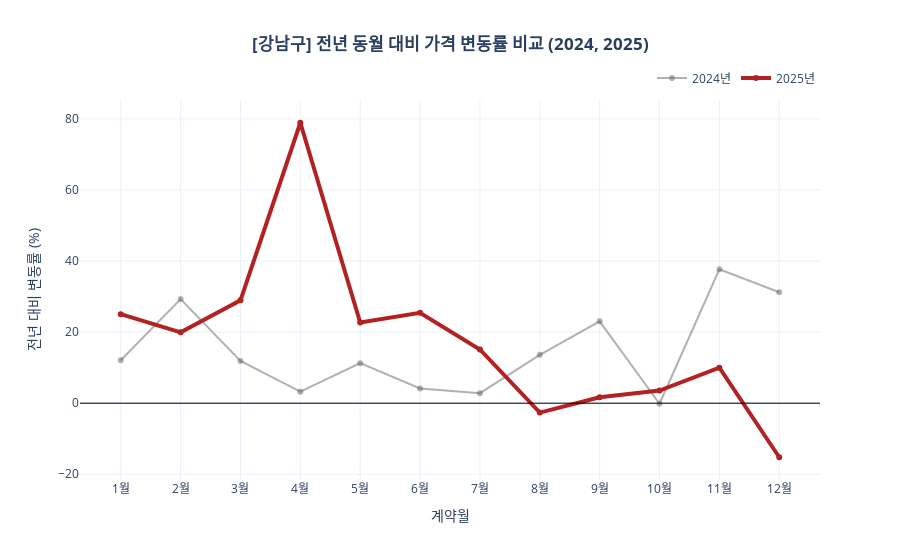
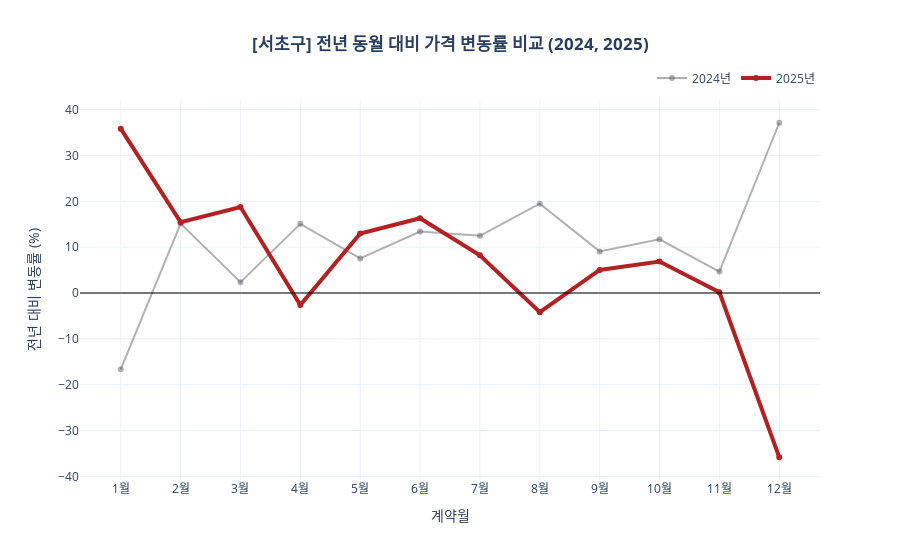
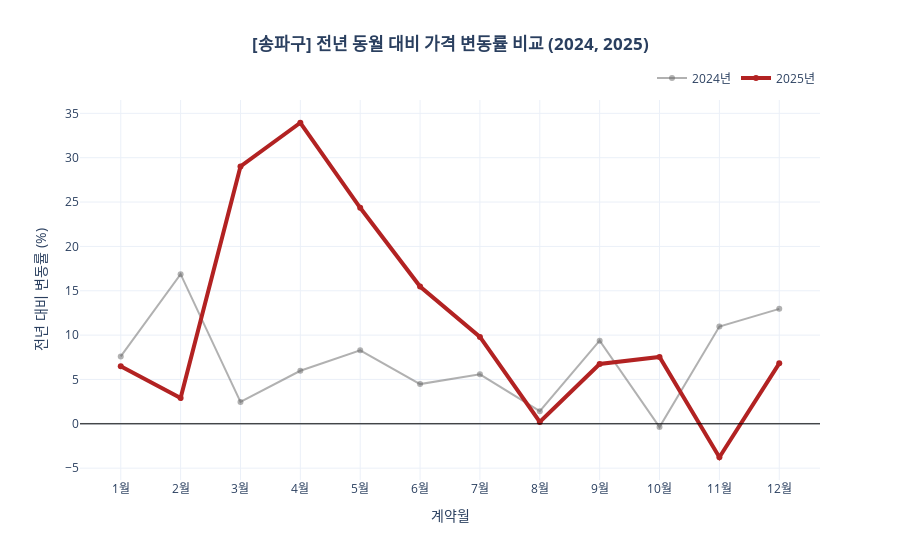

Write notebook code for charts like these, in order.
### Code cell
import pandas as pd
import plotly.graph_objects as go

# 1. 전년 동월 대비 변동률(YoY) 계산
# .pct_change(12)를 통해 작년 같은 달과 비교한 변화율을 구합니다.
trend_yoy = (trend_gu_monthly.pct_change(12) * 100).dropna()

# 2. 시각화를 위한 데이터 재구성 함수
def get_yearly_comparison_data(yoy_data, gu_name):
    # 인덱스에서 연도와 월을 추출합니다.
    temp_df = yoy_data[[gu_name]].copy()
    temp_df['Year'] = temp_df.index.year
    temp_df['Month'] = temp_df.index.month
    return temp_df

# 3. 그래프를 그리는 메인 로직
targets = ['강남구', '서초구', '송파구']
colors = {'2024': 'rgba(100, 100, 100, 0.5)', '2025': 'firebrick'} # 2024년은 연하게, 2025년은 진하게

for gu in targets:
    # 해당 구의 데이터를 연도/월별로 정리
    df_plot = get_yearly_comparison_data(trend_yoy, gu)
    
    fig = go.Figure()
    
    # 2024년과 2025년 선을 각각 추가
    for year in [2024, 2025]:
        year_data = df_plot[df_plot['Year'] == year]
        
        # 데이터가 있는 경우에만 그래프 생성
        if not year_data.empty:
            fig.add_trace(go.Scatter(
                x=year_data['Month'],
                y=year_data[gu],
                mode='lines+markers',
                name=f"{year}년",
                line=dict(width=4 if year == 2025 else 2, color=colors[str(year)]),
                hovertemplate='%{x}월 변동률: %{y:.2f}%<extra></extra>'
            ))

    # 4. 그래프 디자인 설정
    fig.update_layout(
        title=dict(text=f'<b>[{gu}] 전년 동월 대비 가격 변동률 비교 (2024, 2025)</b>', x=0.5),
        xaxis=dict(
            title='계약월',
            tickmode='array',
            tickvals=list(range(1, 13)),
            ticktext=[f'{m}월' for m in range(1, 13)]
        ),
        yaxis_title='전년 대비 변동률 (%)',
        template='plotly_white',
        legend=dict(orientation="h", yanchor="bottom", y=1.02, xanchor="right", x=1),
        hovermode='x unified'
    )
    
    # 0% 기준선 추가
    fig.add_hline(y=0, line_dash="solid", line_color="black", line_width=1)
    
    fig.show()

### Figure 1 — Plotly figure (JSON) as saved in the notebook; plotly's stock layout.template omitted (floating-point values rounded to 4 significant figures)
{"data": [{"hovertemplate": "%{x}월 변동률: %{y:.2f}%<extra></extra>", "line": {"color": "rgba(100, 100, 100, 0.5)", "width": 2}, "mode": "lines+markers", "name": "2024년", "type": "scatter", "x": [1, 2, 3, 4, 5, 6, 7, 8, 9, 10, 11, 12], "y": [12.06, 29.3, 11.9, 3.249, 11.27, 4.143, 2.815, 13.61, 23.03, -0.1608, 37.7, 31.22]}, {"hovertemplate": "%{x}월 변동률: %{y:.2f}%<extra></extra>", "line": {"color": "firebrick", "width": 4}, "mode": "lines+markers", "name": "2025년", "type": "scatter", "x": [1, 2, 3, 4, 5, 6, 7, 8, 9, 10, 11, 12], "y": [25.05, 19.95, 28.96, 78.92, 22.7, 25.43, 15.12, -2.64, 1.652, 3.567, 9.982, -15.21]}], "layout": {"hovermode": "x unified", "legend": {"orientation": "h", "x": 1, "xanchor": "right", "y": 1.02, "yanchor": "bottom"}, "shapes": [{"line": {"color": "black", "dash": "solid", "width": 1}, "type": "line", "x0": 0, "x1": 1, "xref": "x domain", "y0": 0, "y1": 0, "yref": "y"}], "title": {"text": "<b>[강남구] 전년 동월 대비 가격 변동률 비교 (2024, 2025)</b>", "x": 0.5}, "xaxis": {"tickmode": "array", "ticktext": ["1월", "2월", "3월", "4월", "5월", "6월", "7월", "8월", "9월", "10월", "11월", "12월"], "tickvals": [1, 2, 3, 4, 5, 6, 7, 8, 9, 10, 11, 12], "title": {"text": "계약월"}}, "yaxis": {"title": {"text": "전년 대비 변동률 (%)"}}}}

### Figure 2 — Plotly figure (JSON) as saved in the notebook; plotly's stock layout.template omitted (floating-point values rounded to 4 significant figures)
{"data": [{"hovertemplate": "%{x}월 변동률: %{y:.2f}%<extra></extra>", "line": {"color": "rgba(100, 100, 100, 0.5)", "width": 2}, "mode": "lines+markers", "name": "2024년", "type": "scatter", "x": [1, 2, 3, 4, 5, 6, 7, 8, 9, 10, 11, 12], "y": [-16.64, 15.16, 2.363, 15.08, 7.554, 13.41, 12.47, 19.5, 9.083, 11.71, 4.69, 37.14]}, {"hovertemplate": "%{x}월 변동률: %{y:.2f}%<extra></extra>", "line": {"color": "firebrick", "width": 4}, "mode": "lines+markers", "name": "2025년", "type": "scatter", "x": [1, 2, 3, 4, 5, 6, 7, 8, 9, 10, 11, 12], "y": [35.86, 15.46, 18.77, -2.632, 12.97, 16.32, 8.241, -4.185, 5.028, 6.862, 0.177, -35.83]}], "layout": {"hovermode": "x unified", "legend": {"orientation": "h", "x": 1, "xanchor": "right", "y": 1.02, "yanchor": "bottom"}, "shapes": [{"line": {"color": "black", "dash": "solid", "width": 1}, "type": "line", "x0": 0, "x1": 1, "xref": "x domain", "y0": 0, "y1": 0, "yref": "y"}], "title": {"text": "<b>[서초구] 전년 동월 대비 가격 변동률 비교 (2024, 2025)</b>", "x": 0.5}, "xaxis": {"tickmode": "array", "ticktext": ["1월", "2월", "3월", "4월", "5월", "6월", "7월", "8월", "9월", "10월", "11월", "12월"], "tickvals": [1, 2, 3, 4, 5, 6, 7, 8, 9, 10, 11, 12], "title": {"text": "계약월"}}, "yaxis": {"title": {"text": "전년 대비 변동률 (%)"}}}}

### Figure 3 — Plotly figure (JSON) as saved in the notebook; plotly's stock layout.template omitted (floating-point values rounded to 4 significant figures)
{"data": [{"hovertemplate": "%{x}월 변동률: %{y:.2f}%<extra></extra>", "line": {"color": "rgba(100, 100, 100, 0.5)", "width": 2}, "mode": "lines+markers", "name": "2024년", "type": "scatter", "x": [1, 2, 3, 4, 5, 6, 7, 8, 9, 10, 11, 12], "y": [7.594, 16.87, 2.462, 5.979, 8.285, 4.478, 5.574, 1.424, 9.368, -0.3723, 10.97, 12.96]}, {"hovertemplate": "%{x}월 변동률: %{y:.2f}%<extra></extra>", "line": {"color": "firebrick", "width": 4}, "mode": "lines+markers", "name": "2025년", "type": "scatter", "x": [1, 2, 3, 4, 5, 6, 7, 8, 9, 10, 11, 12], "y": [6.492, 2.916, 29.02, 33.94, 24.35, 15.48, 9.801, 0.2083, 6.743, 7.541, -3.77, 6.818]}], "layout": {"hovermode": "x unified", "legend": {"orientation": "h", "x": 1, "xanchor": "right", "y": 1.02, "yanchor": "bottom"}, "shapes": [{"line": {"color": "black", "dash": "solid", "width": 1}, "type": "line", "x0": 0, "x1": 1, "xref": "x domain", "y0": 0, "y1": 0, "yref": "y"}], "title": {"text": "<b>[송파구] 전년 동월 대비 가격 변동률 비교 (2024, 2025)</b>", "x": 0.5}, "xaxis": {"tickmode": "array", "ticktext": ["1월", "2월", "3월", "4월", "5월", "6월", "7월", "8월", "9월", "10월", "11월", "12월"], "tickvals": [1, 2, 3, 4, 5, 6, 7, 8, 9, 10, 11, 12], "title": {"text": "계약월"}}, "yaxis": {"title": {"text": "전년 대비 변동률 (%)"}}}}
